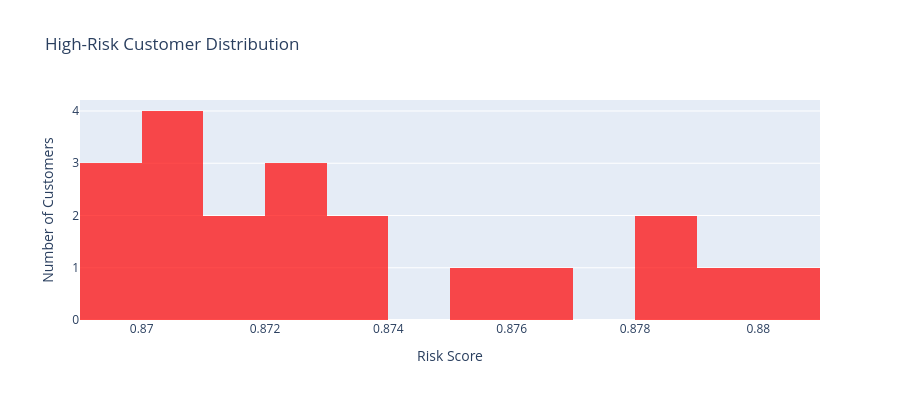
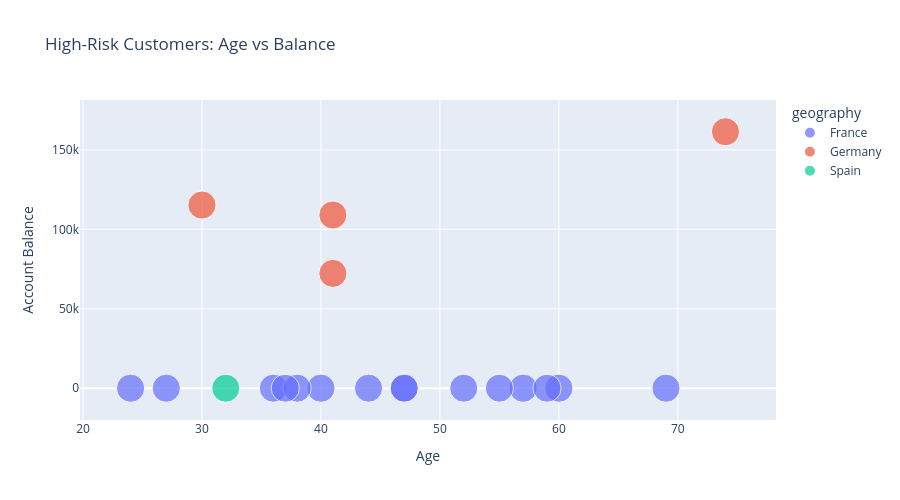

Notebook code cell kept with these figures, in order:
### Markdown cell above
## 🚨 3. High-Risk Customer Analysis

### Code cell
# Query top high-risk customers
query_high_risk = """
    SELECT * FROM v_top_risk_customers
    ORDER BY max_risk_score DESC
    LIMIT 20;
"""

df_high_risk = query_to_dataframe(query_high_risk, conn)

if not df_high_risk.empty:
    print(f"🚨 Top {len(df_high_risk)} High-Risk Customers (Risk Score >= 0.7)")
    print(f"\n📊 Risk Distribution:")
    print(f"  • Extreme Risk (>0.9): {(df_high_risk['max_risk_score'] > 0.9).sum()}")
    print(f"  • High Risk (0.8-0.9): {((df_high_risk['max_risk_score'] >= 0.8) & (df_high_risk['max_risk_score'] <= 0.9)).sum()}")
    print(f"  • Moderate Risk (0.7-0.8): {((df_high_risk['max_risk_score'] >= 0.7) & (df_high_risk['max_risk_score'] < 0.8)).sum()}")
    
    # Display top 10
    display(df_high_risk.head(10))
    
    # Risk score distribution
    fig = go.Figure()
    
    fig.add_trace(go.Histogram(
        x=df_high_risk['max_risk_score'],
        nbinsx=20,
        marker_color='red',
        opacity=0.7
    ))
    
    fig.update_layout(
        title="High-Risk Customer Distribution",
        xaxis_title="Risk Score",
        yaxis_title="Number of Customers",
        height=400
    )
    
    fig.show()
    
    # Age vs Balance for high-risk customers
    fig2 = px.scatter(
        df_high_risk,
        x='age',
        y='balance',
        size='max_risk_score',
        color='geography',
        hover_data=['customer_id', 'max_risk_score'],
        title="High-Risk Customers: Age vs Balance",
        labels={'age': 'Age', 'balance': 'Account Balance'},
        height=500
    )
    
    fig2.show()
else:
    print("⏳ Waiting for high-risk customer data...")

### Figure 1 — Plotly figure (JSON) as saved in the notebook; plotly's stock layout.template omitted (floating-point values rounded to 4 significant figures)
{"data": [{"marker": {"color": "red"}, "nbinsx": 20, "opacity": 0.7, "type": "histogram", "x": [0.8804, 0.8798, 0.8786, 0.8785, 0.8765, 0.8751, 0.8735, 0.8731, 0.8727, 0.8725, 0.872, 0.8718, 0.871, 0.8707, 0.8706, 0.8706, 0.8705, 0.8699, 0.8692, 0.8692]}], "layout": {"height": 400, "title": {"text": "High-Risk Customer Distribution"}, "xaxis": {"title": {"text": "Risk Score"}}, "yaxis": {"title": {"text": "Number of Customers"}}}}

### Figure 2 — Plotly figure (JSON) as saved in the notebook; plotly's stock layout.template omitted (floating-point values rounded to 4 significant figures)
{"data": [{"customdata": [["15771483", 0.8804], ["15650454", 0.8798], ["15698246", 0.8786], ["15734311", 0.8785], ["15626156", 0.8765], ["15798906", 0.8751], ["15631693", 0.8735], ["15588928", 0.8731], ["15749947", 0.8727], ["15596979", 0.8718], ["15651272", 0.871], ["15658813", 0.8707], ["15747542", 0.8706], ["15632324", 0.8706], ["15774316", 0.8705]], "hovertemplate": "geography=France<br>Age=%{x}<br>Account Balance=%{y}<br>max_risk_score=%{customdata[1]}<br>customer_id=%{customdata[0]}<extra></extra>", "legendgroup": "France", "marker": {"color": "#636efa", "size": [0.8804, 0.8798, 0.8786, 0.8785, 0.8765, 0.8751, 0.8735, 0.8731, 0.8727, 0.8718, 0.871, 0.8707, 0.8706, 0.8706, 0.8705], "sizemode": "area", "sizeref": 0.002201, "symbol": "circle"}, "mode": "markers", "name": "France", "orientation": "v", "showlegend": true, "type": "scatter", "x": [40, 57, 24, 27, 60, 69, 36, 47, 44, 47, 38, 55, 52, 59, 37], "xaxis": "x", "y": [0.0, 0.0, 0.0, 0.0, 0.0, 0.0, 0.0, 0.0, 0.0, 0.0, 0.0, 0.0, 0.0, 0.0, 0.0], "yaxis": "y"}, {"customdata": [["15725509", 0.8725], ["15634949", 0.872], ["15631159", 0.8692], ["15637717", 0.8692]], "hovertemplate": "geography=Germany<br>Age=%{x}<br>Account Balance=%{y}<br>max_risk_score=%{customdata[1]}<br>customer_id=%{customdata[0]}<extra></extra>", "legendgroup": "Germany", "marker": {"color": "#EF553B", "size": [0.8725, 0.872, 0.8692, 0.8692], "sizemode": "area", "sizeref": 0.002201, "symbol": "circle"}, "mode": "markers", "name": "Germany", "orientation": "v", "showlegend": true, "type": "scatter", "x": [30, 74, 41, 41], "xaxis": "x", "y": [115300.0, 161400.0, 72250.0, 109000.0], "yaxis": "y"}, {"customdata": [["15727688", 0.8699]], "hovertemplate": "geography=Spain<br>Age=%{x}<br>Account Balance=%{y}<br>max_risk_score=%{customdata[1]}<br>customer_id=%{customdata[0]}<extra></extra>", "legendgroup": "Spain", "marker": {"color": "#00cc96", "size": [0.8699], "sizemode": "area", "sizeref": 0.002201, "symbol": "circle"}, "mode": "markers", "name": "Spain", "orientation": "v", "showlegend": true, "type": "scatter", "x": [32], "xaxis": "x", "y": [0.0], "yaxis": "y"}], "layout": {"height": 500, "legend": {"itemsizing": "constant", "title": {"text": "geography"}, "tracegroupgap": 0}, "title": {"text": "High-Risk Customers: Age vs Balance"}, "xaxis": {"anchor": "y", "domain": [0, 1], "title": {"text": "Age"}}, "yaxis": {"anchor": "x", "domain": [0, 1], "title": {"text": "Account Balance"}}}}
